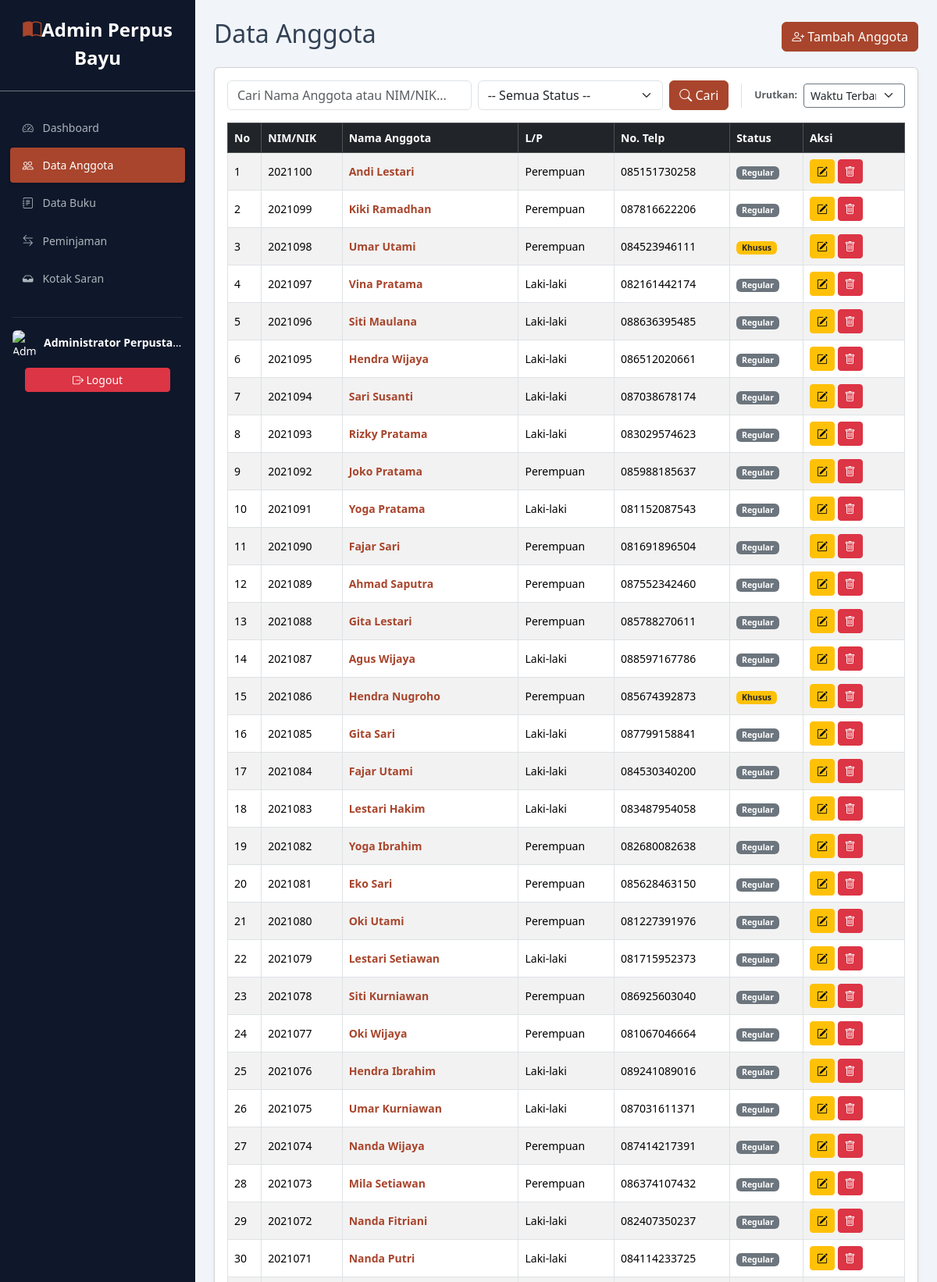
Screenshot of /admin/anggota.php (signed in, upper part) with the database file from the repository.
### tables this page shows
CREATE TABLE `anggota` (
  `id_anggota` int(11) NOT NULL AUTO_INCREMENT,
  `nim_nik` varchar(20) NOT NULL,
  `nama_anggota` varchar(100) NOT NULL,
  `jk` enum('L','P') NOT NULL,
  `alamat` text NOT NULL,
  `no_telp` varchar(15) NOT NULL,
  `tgl_daftar` date NOT NULL,
  `status_keanggotaan` enum('Regular','Khusus') NOT NULL,
  PRIMARY KEY (`id_anggota`)
);

### admin/anggota.php (the view, shortened to what this page needs)
<?php include 'header.php'; ?>
<?php include '../config/koneksi.php'; ?>
<div class="d-flex justify-content-between align-items-center mb-3">
    <h2>Data Anggota</h2>
    <a href="anggota_tambah.php" class="btn btn-primary"><i class="bi bi-person-plus"></i> Tambah Anggota</a>
</div>
<div class="card shadow-sm">
    <div class="card-body">
        <form method="GET" action="" class="mb-3">
            <div class="d-flex flex-column flex-md-row justify-content-between align-items-md-center gap-3">
                <div class="d-flex flex-column flex-md-row gap-2 w-100" style="max-width: 800px;">
                    <div class="flex-grow-1">
                        <input type="text" class="form-control" name="cari" placeholder="Cari Nama Anggota atau NIM/NIK..." value="<?php echo isset($_GET['cari']) ? $_GET['cari'] : ''; ?>">
                    </div>
                    <div class="flex-grow-1" style="min-width: 200px;">
                        <select class="form-select" name="filter_status">
                            <option value="">-- Semua Status --</option>
                        </select>
                    </div>
                    <div>
                        <div class="d-flex gap-2">
                            <button class="btn btn-primary" type="submit"><i class="bi bi-search"></i> Cari</button>
                        </div>
                    </div>
                </div>
                <div class="d-flex align-items-center gap-2 border-start ps-3">
                    <label class="form-label mb-0 text-muted small fw-bold">Urutkan:</label>
                    <select class="form-select form-select-sm border-secondary" name="sort_waktu" onchange="this.form.submit()" style="width: 130px; cursor: pointer;">
                        <option value="terbaru" <?php echo (isset($_GET['sort_waktu']) && $_GET['sort_waktu'] == 'terlama') ? '' : 'selected'; ?>>Waktu Terbaru</option>
                    </select>
                </div>
            </div>
        </form>
        <div class="table-responsive">
            <table class="table table-bordered table-striped table-hover align-middle">
                <thead class="table-dark">
                    <tr>
                        <th width="5%">No</th>
                        <th>NIM/NIK</th>
                        <th>Nama Anggota</th>
                        <th>L/P</th>
                        <th>No. Telp</th>
                        <th>Status</th>
                        <th width="15%">Aksi</th>
                    </tr>
                </thead>
                <tbody>
                    <?php
                    $no = 1;
                    $order_by = "id_anggota DESC";
                    $sql = "SELECT * FROM anggota";
                    $sql .= " ORDER BY $order_by";
                    $data = mysqli_query($koneksi, $sql);
                    while($d = mysqli_fetch_array($data)){
                    ?>
                    <tr>
                        <td><?php echo $no++; ?></td>
                        <td><?php echo $d['nim_nik']; ?></td>
                        <td>
                            <a href="#" onclick="viewAnggota(<?php echo $d['id_anggota']; ?>); return false;" class="text-decoration-none fw-bold text-primary">
                                <?php echo $d['nama_anggota']; ?>
                            </a>
                        </td>
                        <td><?php echo $d['jk'] == 'L' ? 'Laki-laki' : 'Perempuan'; ?></td>
                        <td><?php echo $d['no_telp']; ?></td>
                        <td>
                            <?php if($d['status_keanggotaan'] == 'Khusus'): ?>
                                <span class="badge bg-warning text-dark">Khusus</span>
                            <?php else: ?>
                                <span class="badge bg-secondary">Regular</span>
                            <?php endif; ?>
                        </td>
                        <td>
                            <a href="anggota_edit.php?id=<?php echo $d['id_anggota']; ?>" class="btn btn-sm btn-warning" title="Edit"><i class="bi bi-pencil-square"></i></a>
                            <a href="anggota_hapus.php?id=<?php echo $d['id_anggota']; ?>" class="btn btn-sm btn-danger" title="Hapus" onclick="confirmAction(event, this.href, 'Hapus Data?', 'Yakin ingin menghapus data ini? Tindakan ini tidak dapat dibatalkan.')"><i class="bi bi-trash"></i></a>
                        </td>
                    </tr>
                    <?php } ?>
                </tbody>
            </table>
        </div>
    </div>
</div>
<?php include 'footer.php'; ?>

### assets/css/admin.css (style rules this page uses)
:root { --bs-primary: #a8452c; --bs-primary-rgb: 194, 89, 59; --bs-link-color: #a8452c; --bs-link-hover-color: #a6482d; }
.btn-primary { --bs-btn-bg: #a8452c; --bs-btn-border-color: #a8452c; --bs-btn-hover-bg: #a6482d; --bs-btn-hover-border-color: #9c4329; --bs-btn-active-bg: #9c4329; --bs-btn-active-border-color: #933f26; }
.text-primary { color: #a8452c !important; }
body { font-size: .875rem; background-color: #f1f5f9; color: #334155; overflow-x: hidden; }

### rows the page displays
anggota: nim_nik "2021100", nama_anggota "Andi Lestari", jk "Perempuan", no_telp "085151730258", status_keanggotaan "Regular"
anggota: nim_nik "2021099", nama_anggota "Kiki Ramadhan", jk "Perempuan", no_telp "087816622206", status_keanggotaan "Regular"
anggota: nim_nik "2021098", nama_anggota "Umar Utami", jk "Perempuan", no_telp "084523946111", status_keanggotaan "Khusus"
anggota: nim_nik "2021097", nama_anggota "Vina Pratama", jk "Laki-laki", no_telp "082161442174", status_keanggotaan "Regular"
anggota: nim_nik "2021096", nama_anggota "Siti Maulana", jk "Laki-laki", no_telp "088636395485", status_keanggotaan "Regular"
anggota: nim_nik "2021095", nama_anggota "Hendra Wijaya", jk "Laki-laki", no_telp "086512020661", status_keanggotaan "Regular"
anggota: nim_nik "2021094", nama_anggota "Sari Susanti", jk "Laki-laki", no_telp "087038678174", status_keanggotaan "Regular"
anggota: nim_nik "2021093", nama_anggota "Rizky Pratama", jk "Laki-laki", no_telp "083029574623", status_keanggotaan "Regular"
anggota: nim_nik "2021092", nama_anggota "Joko Pratama", jk "Perempuan", no_telp "085988185637", status_keanggotaan "Regular"
anggota: nim_nik "2021091", nama_anggota "Yoga Pratama", jk "Laki-laki", no_telp "081152087543", status_keanggotaan "Regular"
anggota: nim_nik "2021090", nama_anggota "Fajar Sari", jk "Perempuan", no_telp "081691896504", status_keanggotaan "Regular"
anggota: nim_nik "2021089", nama_anggota "Ahmad Saputra", jk "Perempuan", no_telp "087552342460", status_keanggotaan "Regular"
anggota: nim_nik "2021088", nama_anggota "Gita Lestari", jk "Perempuan", no_telp "085788270611", status_keanggotaan "Regular"
anggota: nim_nik "2021087", nama_anggota "Agus Wijaya", jk "Laki-laki", no_telp "088597167786", status_keanggotaan "Regular"
anggota: nim_nik "2021086", nama_anggota "Hendra Nugroho", jk "Perempuan", no_telp "085674392873", status_keanggotaan "Khusus"
anggota: nim_nik "2021085", nama_anggota "Gita Sari", jk "Laki-laki", no_telp "087799158841", status_keanggotaan "Regular"
anggota: nim_nik "2021084", nama_anggota "Fajar Utami", jk "Laki-laki", no_telp "084530340200", status_keanggotaan "Regular"
anggota: nim_nik "2021083", nama_anggota "Lestari Hakim", jk "Laki-laki", no_telp "083487954058", status_keanggotaan "Regular"
anggota: nim_nik "2021082", nama_anggota "Yoga Ibrahim", jk "Perempuan", no_telp "082680082638", status_keanggotaan "Regular"
anggota: nim_nik "2021081", nama_anggota "Eko Sari", jk "Perempuan", no_telp "085628463150", status_keanggotaan "Regular"
anggota: nim_nik "2021080", nama_anggota "Oki Utami", jk "Perempuan", no_telp "081227391976", status_keanggotaan "Regular"
anggota: nim_nik "2021079", nama_anggota "Lestari Setiawan", jk "Laki-laki", no_telp "081715952373", status_keanggotaan "Regular"
anggota: nim_nik "2021078", nama_anggota "Siti Kurniawan", jk "Perempuan", no_telp "086925603040", status_keanggotaan "Regular"
anggota: nim_nik "2021077", nama_anggota "Oki Wijaya", jk "Perempuan", no_telp "081067046664", status_keanggotaan "Regular"
anggota: nim_nik "2021076", nama_anggota "Hendra Ibrahim", jk "Laki-laki", no_telp "089241089016", status_keanggotaan "Regular"
anggota: nim_nik "2021075", nama_anggota "Umar Kurniawan", jk "Laki-laki", no_telp "087031611371", status_keanggotaan "Regular"
anggota: nim_nik "2021074", nama_anggota "Nanda Wijaya", jk "Perempuan", no_telp "087414217391", status_keanggotaan "Regular"
anggota: nim_nik "2021073", nama_anggota "Mila Setiawan", jk "Perempuan", no_telp "086374107432", status_keanggotaan "Regular"
anggota: nim_nik "2021072", nama_anggota "Nanda Fitriani", jk "Laki-laki", no_telp "082407350237", status_keanggotaan "Regular"
anggota: nim_nik "2021071", nama_anggota "Nanda Putri", jk "Laki-laki", no_telp "084114233725", status_keanggotaan "Regular"

### other values shown
$_SESSION['admin_nama'] "Administrator Perpusta…"
